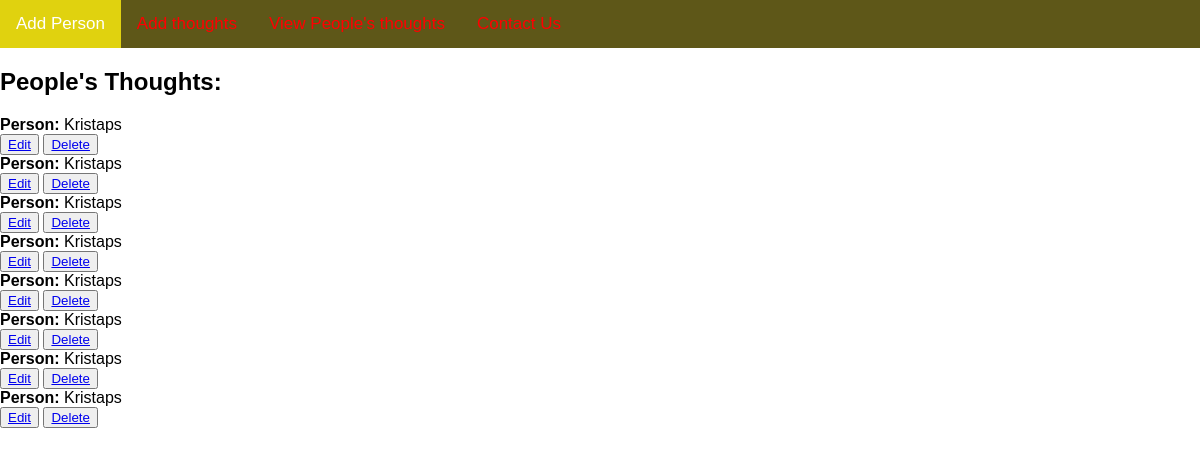
/all_thoughts, run on an earlier commit of the app's database.
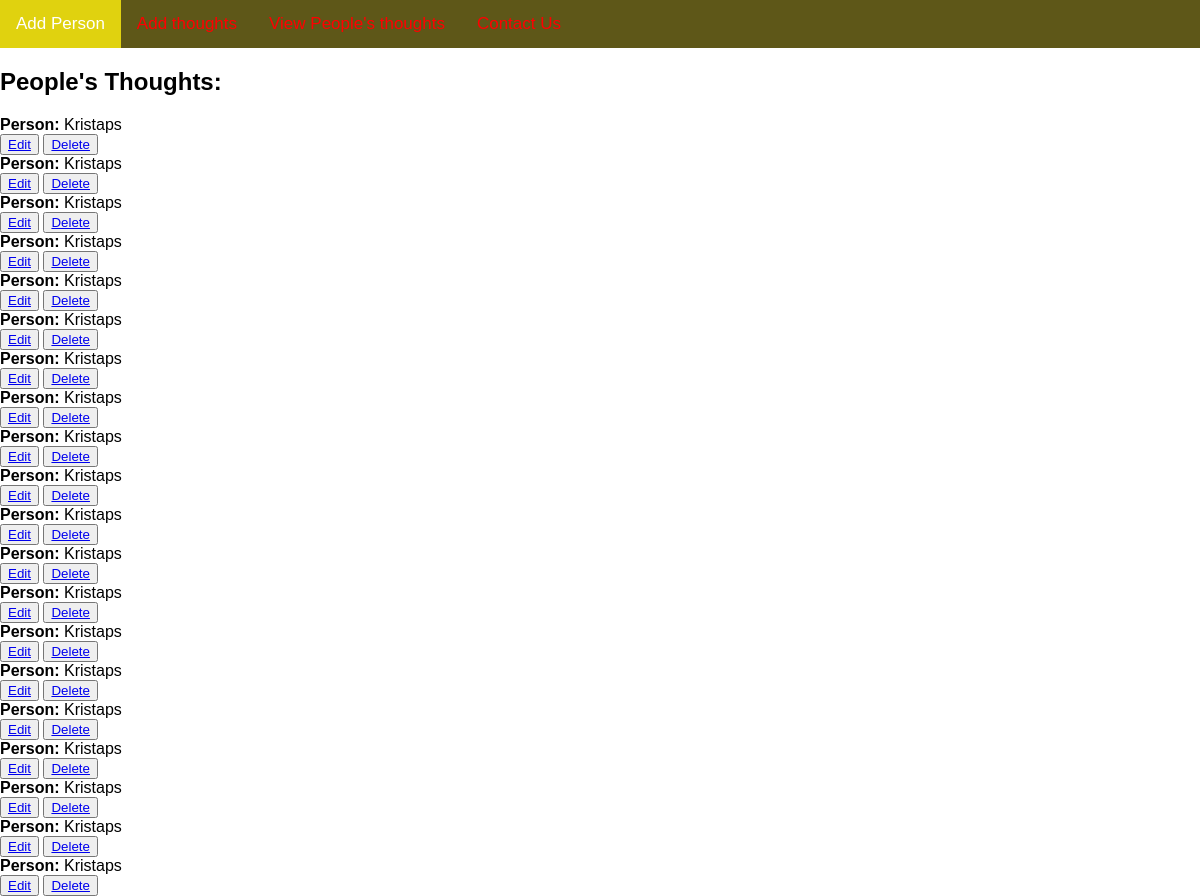
And on a later commit of the database.
### application/models.py (models this page shows)
class Customer(db.Model):
    id = db.Column(db.Integer, primary_key=True)
    f_name = db.Column(db.String(30), nullable= False)
    l_name = db.Column(db.String(30), nullable= False)
    thoughts = db.relationship('Thoughts', backref='customer')

### application/routes.py (the view)
@app.route('/all_thoughts')
def all_thoughts():
    all_thoughts = Thoughts.query.all()
    all_customers= Customer.query.all()
    return render_template('all_thoughts.html', all_thoughts=all_thoughts, all_customers=all_customers )

### application/templates/all_thoughts.html (shortened to what this page needs)
{% extends "layout.html" %}
{% block body %}
<h2>People's Thoughts:</h2>
{% for all_customer in all_customers %}
   <b> Person:</b> {{all_customer.f_name }}
<br>
<button><span><a href="{{ url_for('updatecustomer', f_name=all_customer.f_name) }}">Edit</a></span></button>
<button><span><a href="{{ url_for('deletecustomer', f_name=all_customer.f_name) }}">Delete</a></span></button>
<br>
{% endfor %}
{% endblock body %}

### application/templates/layout.html (shortened to what this page needs)
<html>
<head>
</head>
<body>
<div class="topnav">
  <a class="active" href="/">Add Person</a>
  <a href="/put_thought">Add thoughts</a>
  <a href="/all_thoughts">View People's thoughts</a>
  <a href="/contact">Contact Us</a>
</div>
{% block body %}
{% endblock body %}
</body>
</html>

### application/templates/layout.html (style rules this page uses)
body { margin: 0; font-family: Arial, Helvetica, sans-serif; }
.topnav { overflow: hidden; background-color: rgb(94, 87, 24); }
.topnav a { float: left; color: #ff0000; text-align: center; padding: 14px 16px; text-decoration: none; font-size: 17px; }
.topnav a.active { background-color: #e0d20f; color: white; }

What changed in the data, as far as the page shows it:
added Customer: f_name "Kristaps"
added Customer: f_name "Kristaps"
added Customer: f_name "Kristaps"
added Customer: f_name "Kristaps"
added Customer: f_name "Kristaps"
added Customer: f_name "Kristaps"
added Customer: f_name "Kristaps"
added Customer: f_name "Kristaps"
added Customer: f_name "Kristaps"
added Customer: f_name "Kristaps"
added Customer: f_name "Kristaps"
added Customer: f_name "Kristaps"
